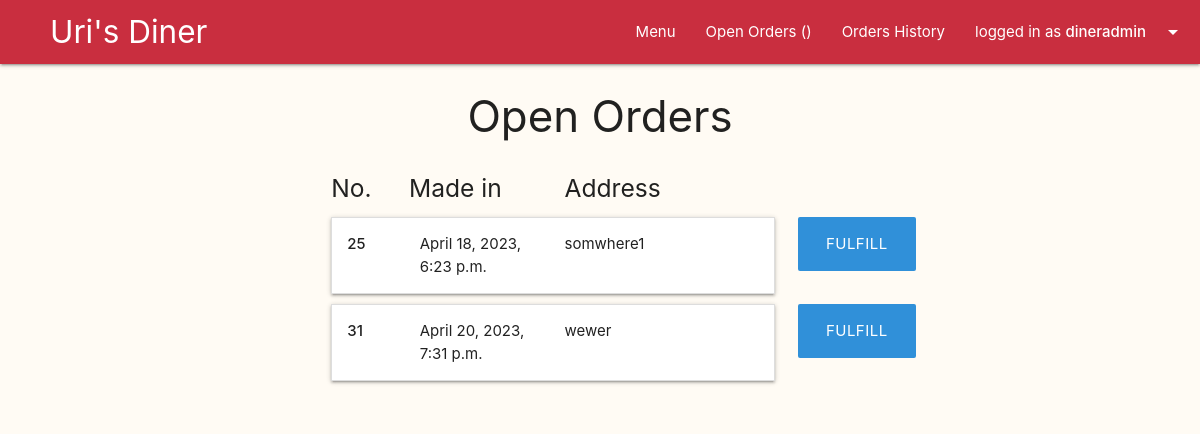
/backoffice/orders/ (signed in), run on the app's committed database.
### main/models.py (models this page shows, shortened)
class Cart(models.Model):
    user = models.ForeignKey(User, on_delete=models.CASCADE, blank=False)
    @property
    def total_to_pay(self):
        total = sum(item.item_total for item in self.item_set.all())
        return total

class Delivery(models.Model):
    is_delivered = models.BooleanField(default=False)
    address = models.CharField(max_length=200, blank=False)
    comment = models.CharField(max_length=500, blank=True)
    created = models.DateTimeField(auto_now_add=True)
    order = models.OneToOneField(Cart, primary_key=True, on_delete=models.CASCADE)

### backoffice/views.py (the view)
# urls.py: path('orders/', views.manage_orders, name="manage_orders"),
@staff_member_required(login_url='backoffice_login')
def manage_orders(request):
    orders_list = sorted(Cart.objects.filter(delivery__is_delivered=False), key=lambda order: order.delivery.created)
    if request.method == 'POST':
        fulfilled_order = Delivery.objects.get(order_id=request.POST['order_id'])
        fulfilled_order.is_delivered = True
        fulfilled_order.save()
        return redirect('manage_orders')
    return render(request, 'backoffice/manage_orders.html', {'orders_list':orders_list})

### main/context_processors.py (called while the page is built)
def site_wide_data(request):
    try:
        data = {
        'open_orders_number' : len(Cart.objects.filter(delivery__is_delivered=False)),
        'my_open_orders_number' : len(Delivery.objects.filter(order__user=request.user).filter(is_delivered=False)),
        'my_cart_items_number' : len(User.objects.get(id=request.user.id).cart_set.last().item_set.all())
        }
    except:
        data = {}
    return data

### main/models.py (called while the page is built)
    @property
    def item_total(self):
        total = self.amount * self.dish.price
        return total

### backoffice/templates/backoffice/manage_orders.html (shortened to what this page needs)
{% extends 'layouts/backoffice.html' %}
{% block backoffice-content %}
<div class="center-align">
  <h3>Open Orders</h3>
</div>
<div class="row">
  <div class="col l8 offset-l2">
    <div class="row no-bottom-margin">
      <div class="col l10">
        <div class="row no-bottom-margin">
          <div class="col l2">
            <h5>No.</h5>
          </div>
          <div class="col l4">
            <h5>Made in</h5>
          </div>
          <div class="col">
            <h5>Address</h5>
          </div>
        </div>
      </div>
    </div>
    {% for order in orders_list %}
    <div class="row no-bottom-margin">
      <div class="col l10">
        <ul class="collapsible no-bottom-margin fulfill-item">
          <li>
            <div class="collapsible-header not-flex">
              <div class="row no-bottom-margin">
                <div class="col l2">
                  <div><strong>{{order.delivery.order_id}}</strong></div>
                </div>
                <div class="col l4">
                  <div>{{order.delivery.created}}</div>
                </div>
                <div class="col">
                  <div>{{order.delivery.address}}</div>
                </div>
              </div>
            </div>
          </li>
        </ul>
      </div>
      <div class="col l2">
        <form class="fulfill-item" action="{% url 'manage_orders' %}" method="POST">
          <input class="btn btn-large" type="submit" value="fulfill">
        </form>
      </div>
    </div>
    {% endfor %}
  </div>
</div>
{% endblock backoffice-content %}

### templates/common/navbar.html (shortened to what this page needs)
{% load static %}
<nav>
  <div class="nav-wrapper">
    <a href="{% url 'main' %}" class="brand-logo" style="left: 50px"> Uri's Diner</a>
    <ul class="right">
      <li><a href="{% url 'menu_all_categories' %}">Menu</a></li>
      {% if request.user.username %}
      {% if request.user.is_staff == True %}
      <li><a href="{% url 'manage_orders' %}">Open Orders
          ({{open_orders_number}})</a></li>
      <li><a href="{% url 'show_orders_history' %}">Orders History</a></li>
      {% endif %}
      <li><a class="dropdown-trigger" href="#!"
          data-target="user-dropdown">logged in as
          <strong>{{request.user.username}}</strong><i
            class="material-icons right">arrow_drop_down</i></a></li>
      {% else %}
      <li><a href="{% url 'user_login' %}">Log In</a></li>
      <li><a href="{% url 'user_signup' %}">Sign up</a></li>
      {% endif %}
    </ul>
  </div>
</nav>

### static/css/custom.css (style rules this page uses)
body { background-color: #fffbf4; }
.not-flex { display: block; }
.no-bottom-margin { margin-bottom: 0px; }
.fulfill-item { margin-top: 5px; margin-bottom: 5px; }

### data on the page
Cart: delivery.order_id "25", delivery.created "April 18, 2023, 6:23 p.m.", delivery.address "somwhere1"
Cart: delivery.order_id "31", delivery.created "April 20, 2023, 7:31 p.m.", delivery.address "wewer"

### other printed values
{{ request.user.username }} "dineradmin"
